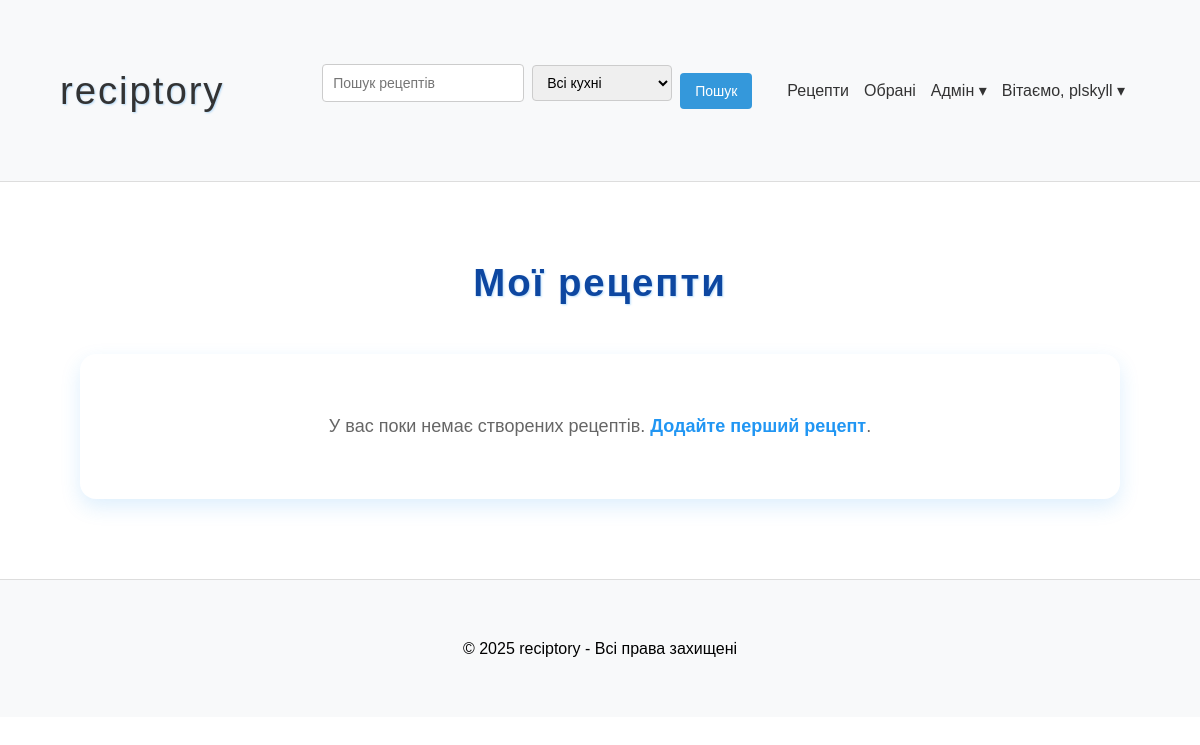
Page /my-recipes/ (signed in) on the earlier database version.
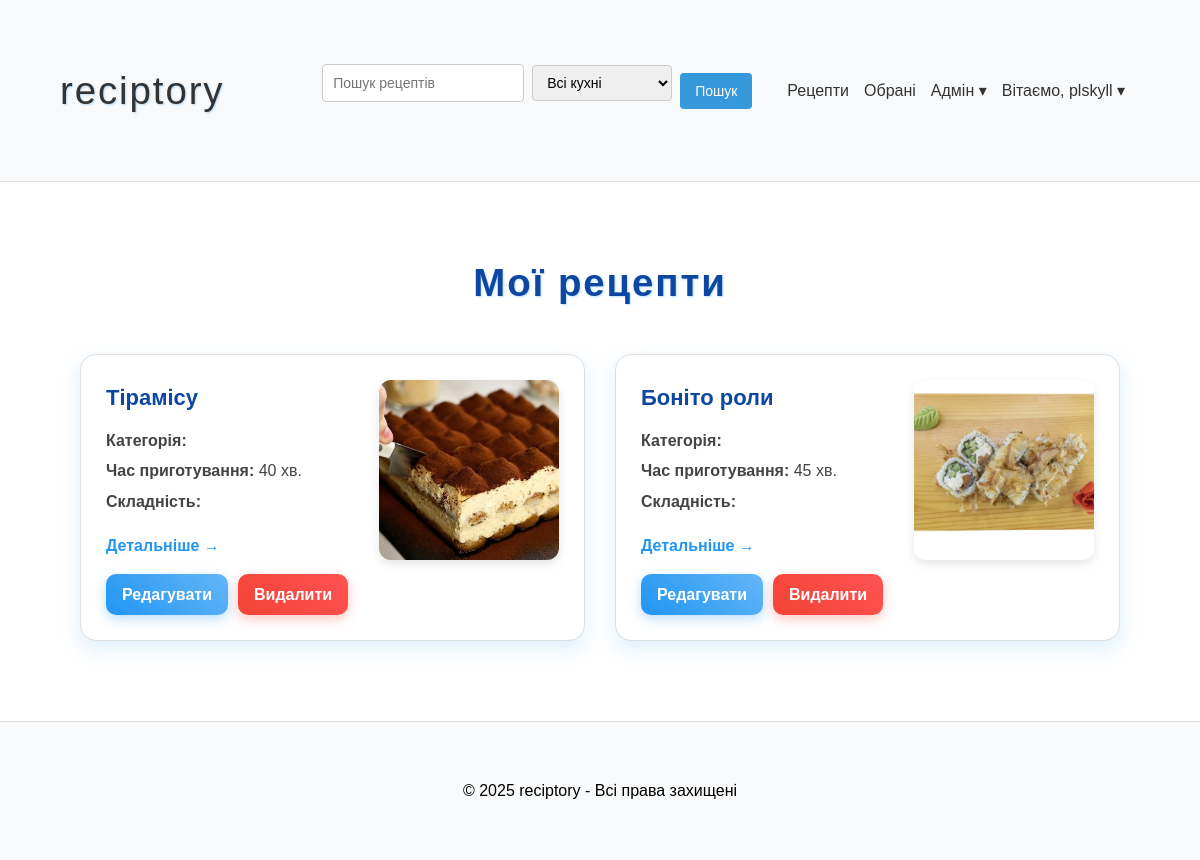
Same page on the later database version.
### polls/models.py (models this page shows, shortened)
class Recipe(models.Model):
    CUISINE_CHOICES = [
        ('ukrainian', 'Українська'),
        ('italian', 'Італійська'),
        ('french', 'Французька'),
        ('indian', 'Індійська'),
        ('chinese', 'Китайська'),
        ('japanese', 'Японська'),
        ('american', 'Американська'),
        ('mexican', 'Мексиканська'),
        ('thai', 'Тайська'),
        ('other', 'Інша'),
    ]
    title = models.CharField(max_length=200, verbose_name="Назва")
    ingredients = models.TextField(verbose_name="Інгредієнти")
    instructions = models.TextField(verbose_name="Інструкції")
    cooking_time = models.PositiveIntegerField(verbose_name="Час приготування (хв)")
    cuisine = models.CharField(max_length=20, choices=CUISINE_CHOICES, default='ukrainian', verbose_name="Кухня")
    author = models.ForeignKey(User, on_delete=models.CASCADE, related_name='recipes', verbose_name="Автор")
    created_at = models.DateTimeField(auto_now_add=True, verbose_name="Створено")
    updated_at = models.DateTimeField(auto_now=True, verbose_name="Оновлено")
    image = models.ImageField(upload_to='recipes/', null=True, blank=True, verbose_name="Зображення")
    class Meta:
        verbose_name = "Рецепт"
        verbose_name_plural = "Рецепти"
        ordering = ['-created_at']

### polls/views.py (the view)
# urls.py: path('my-recipes/', views.user_recipes, name='user_recipes'),
@login_required
def user_recipes(request):
    recipes = Recipe.objects.filter(author=request.user)
    return render(request, 'user_recipes.html', {'recipes': recipes})

### polls/templates/user_recipes.html (shortened to what this page needs)
{% extends "base.html" %}
{% load static %}
{% block content %}
<div class="my-recipes-container">
    <h1>Мої рецепти</h1>
    {% if recipes %}
        <div class="recipe-grid">
            {% for recipe in recipes %}
                <div class="recipe-card">
                    <div class="recipe-info">
                        <h3><a href="{% url 'polls:recipe_detail' recipe.id %}">{{ recipe.title }}</a></h3>
                        <p><strong>Категорія:</strong> {{ recipe.category.name }}</p>
                        <p><strong>Час приготування:</strong> {{ recipe.cooking_time }} хв.</p>
                        <p><strong>Складність:</strong> {{ recipe.get_difficulty_display }}</p>
                        <div class="recipe-actions">
                            <a href="{% url 'polls:recipe_detail' recipe.id %}" class="details-link">Детальніше →</a>
                            {% if user == recipe.author %}
                                <div class="author-actions">
                                    <a href="{% url 'polls:recipe_edit' recipe.id %}" class="edit-btn">Редагувати</a>
                                    <a href="{% url 'polls:recipe_delete' recipe.id %}" class="delete-btn">Видалити</a>
                                </div>
                            {% endif %}
                        </div>
                    </div>
                    <div class="recipe-image">
                        {% if recipe.image %}
                            <img src="{{ recipe.image.url }}" alt="Фото рецепту {{ recipe.title }}">
                        {% else %}
                            <img src="{% static 'images/no_image_available.png' %}" alt="Фото відсутнє">
                        {% endif %}
                    </div>
                </div>
            {% endfor %}
        </div>
    {% else %}
        <div class="no-recipes">
            <p>У вас поки немає створених рецептів. <a href="{% url 'polls:recipe_create' %}">Додайте перший рецепт</a>.</p>
        </div>
    {% endif %}
</div>
{% endblock %}

Differences in the rows shown:
added Recipe: title "Тірамісу", cooking_time "40", shows "Редагувати", image (placeholder picture)
added Recipe: title "Боніто роли", cooking_time "45", shows "Редагувати", image (picture)
Other differences:
text no longer shown: "У вас поки немає створених рецептів. Додайте перший рецепт ."
